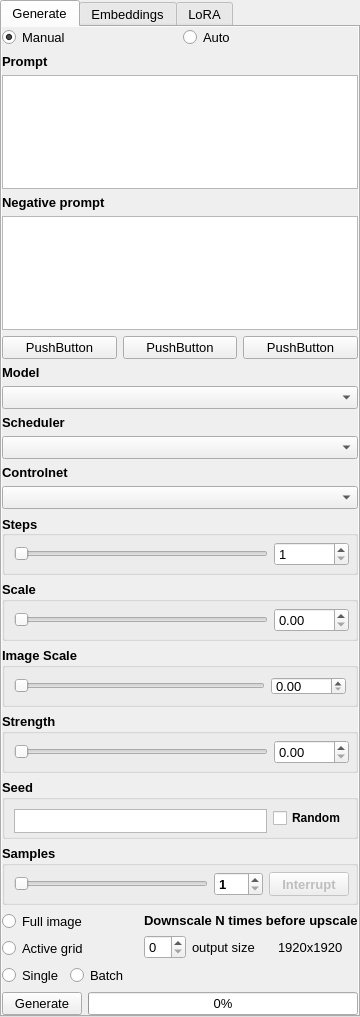
<?xml version="1.0" encoding="UTF-8"?>
<ui version="4.0">
 <class>Form</class>
 <widget class="QWidget" name="Form">
  <property name="geometry">
   <rect>
    <x>0</x>
    <y>0</y>
    <width>360</width>
    <height>1017</height>
   </rect>
  </property>
  <property name="sizePolicy">
   <sizepolicy hsizetype="Preferred" vsizetype="Preferred">
    <horstretch>0</horstretch>
    <verstretch>0</verstretch>
   </sizepolicy>
  </property>
  <property name="minimumSize">
   <size>
    <width>360</width>
    <height>0</height>
   </size>
  </property>
  <property name="maximumSize">
   <size>
    <width>360</width>
    <height>16777215</height>
   </size>
  </property>
  <property name="windowTitle">
   <string>Form</string>
  </property>
  <property name="layoutDirection">
   <enum>Qt::LeftToRight</enum>
  </property>
  <layout class="QGridLayout" name="gridLayout_7">
   <property name="leftMargin">
    <number>0</number>
   </property>
   <property name="topMargin">
    <number>0</number>
   </property>
   <property name="rightMargin">
    <number>0</number>
   </property>
   <property name="bottomMargin">
    <number>0</number>
   </property>
   <item row="0" column="0">
    <widget class="QTabWidget" name="PromptTabsSection">
     <property name="enabled">
      <bool>true</bool>
     </property>
     <property name="sizePolicy">
      <sizepolicy hsizetype="Expanding" vsizetype="MinimumExpanding">
       <horstretch>0</horstretch>
       <verstretch>0</verstretch>
      </sizepolicy>
     </property>
     <property name="minimumSize">
      <size>
       <width>0</width>
       <height>550</height>
      </size>
     </property>
     <property name="maximumSize">
      <size>
       <width>16777215</width>
       <height>16777215</height>
      </size>
     </property>
     <property name="font">
      <font>
       <pointsize>10</pointsize>
      </font>
     </property>
     <property name="acceptDrops">
      <bool>false</bool>
     </property>
     <property name="tabShape">
      <enum>QTabWidget::Rounded</enum>
     </property>
     <property name="currentIndex">
      <number>0</number>
     </property>
     <widget class="QWidget" name="PromptTab">
      <attribute name="title">
       <string>Generate</string>
      </attribute>
      <layout class="QGridLayout" name="gridLayout_3">
       <property name="leftMargin">
        <number>0</number>
       </property>
       <property name="topMargin">
        <number>0</number>
       </property>
       <property name="rightMargin">
        <number>0</number>
       </property>
       <property name="bottomMargin">
        <number>0</number>
       </property>
       <item row="0" column="0">
        <widget class="QScrollArea" name="scrollArea">
         <property name="frameShape">
          <enum>QFrame::NoFrame</enum>
         </property>
         <property name="frameShadow">
          <enum>QFrame::Plain</enum>
         </property>
         <property name="lineWidth">
          <number>0</number>
         </property>
         <property name="widgetResizable">
          <bool>true</bool>
         </property>
         <widget class="QWidget" name="scrollAreaWidgetContents_3">
          <property name="geometry">
           <rect>
            <x>0</x>
            <y>0</y>
            <width>356</width>
            <height>989</height>
           </rect>
          </property>
          <property name="sizePolicy">
           <sizepolicy hsizetype="Preferred" vsizetype="Expanding">
            <horstretch>0</horstretch>
            <verstretch>0</verstretch>
           </sizepolicy>
          </property>
          <property name="minimumSize">
           <size>
            <width>0</width>
            <height>0</height>
           </size>
          </property>
          <property name="maximumSize">
           <size>
            <width>16777215</width>
            <height>16777215</height>
           </size>
          </property>
          <layout class="QGridLayout" name="gridLayout_4">
           <property name="leftMargin">
            <number>0</number>
           </property>
           <property name="topMargin">
            <number>0</number>
           </property>
           <property name="rightMargin">
            <number>0</number>
           </property>
           <property name="bottomMargin">
            <number>0</number>
           </property>
           <item row="1" column="0">
            <layout class="QGridLayout" name="gridLayout_2">
             <item row="7" column="0">
              <widget class="QComboBox" name="model_dropdown">
               <property name="sizePolicy">
                <sizepolicy hsizetype="MinimumExpanding" vsizetype="Preferred">
                 <horstretch>0</horstretch>
                 <verstretch>0</verstretch>
                </sizepolicy>
               </property>
               <property name="minimumSize">
                <size>
                 <width>50</width>
                 <height>0</height>
                </size>
               </property>
               <property name="maximumSize">
                <size>
                 <width>16777215</width>
                 <height>25</height>
                </size>
               </property>
               <property name="font">
                <font>
                 <pointsize>10</pointsize>
                </font>
               </property>
              </widget>
             </item>
             <item row="17" column="0">
              <widget class="QGroupBox" name="strength">
               <property name="sizePolicy">
                <sizepolicy hsizetype="MinimumExpanding" vsizetype="Minimum">
                 <horstretch>0</horstretch>
                 <verstretch>0</verstretch>
                </sizepolicy>
               </property>
               <property name="minimumSize">
                <size>
                 <width>0</width>
                 <height>60</height>
                </size>
               </property>
               <property name="maximumSize">
                <size>
                 <width>16777215</width>
                 <height>16777215</height>
                </size>
               </property>
               <property name="font">
                <font>
                 <pointsize>10</pointsize>
                 <bold>true</bold>
                </font>
               </property>
               <property name="title">
                <string>Strength</string>
               </property>
               <layout class="QHBoxLayout" name="horizontalLayout_2">
                <property name="leftMargin">
                 <number>9</number>
                </property>
                <property name="topMargin">
                 <number>6</number>
                </property>
                <property name="rightMargin">
                 <number>6</number>
                </property>
                <property name="bottomMargin">
                 <number>6</number>
                </property>
                <item>
                 <widget class="QSlider" name="strength_slider">
                  <property name="sizePolicy">
                   <sizepolicy hsizetype="MinimumExpanding" vsizetype="Preferred">
                    <horstretch>0</horstretch>
                    <verstretch>0</verstretch>
                   </sizepolicy>
                  </property>
                  <property name="minimumSize">
                   <size>
                    <width>50</width>
                    <height>0</height>
                   </size>
                  </property>
                  <property name="maximum">
                   <number>100</number>
                  </property>
                  <property name="orientation">
                   <enum>Qt::Horizontal</enum>
                  </property>
                 </widget>
                </item>
                <item>
                 <widget class="QDoubleSpinBox" name="strength_spinbox">
                  <property name="sizePolicy">
                   <sizepolicy hsizetype="Maximum" vsizetype="Maximum">
                    <horstretch>0</horstretch>
                    <verstretch>0</verstretch>
                   </sizepolicy>
                  </property>
                  <property name="minimumSize">
                   <size>
                    <width>75</width>
                    <height>14</height>
                   </size>
                  </property>
                  <property name="maximumSize">
                   <size>
                    <width>16777215</width>
                    <height>24</height>
                   </size>
                  </property>
                  <property name="font">
                   <font>
                    <pointsize>10</pointsize>
                    <bold>false</bold>
                   </font>
                  </property>
                  <property name="alignment">
                   <set>Qt::AlignLeading|Qt::AlignLeft|Qt::AlignVCenter</set>
                  </property>
                  <property name="maximum">
                   <double>100.000000000000000</double>
                  </property>
                  <property name="singleStep">
                   <double>0.010000000000000</double>
                  </property>
                 </widget>
                </item>
               </layout>
              </widget>
             </item>
             <item row="9" column="0">
              <widget class="QComboBox" name="scheduler_dropdown">
               <property name="sizePolicy">
                <sizepolicy hsizetype="MinimumExpanding" vsizetype="Preferred">
                 <horstretch>0</horstretch>
                 <verstretch>0</verstretch>
                </sizepolicy>
               </property>
               <property name="minimumSize">
                <size>
                 <width>50</width>
                 <height>0</height>
                </size>
               </property>
               <property name="maximumSize">
                <size>
                 <width>16777215</width>
                 <height>25</height>
                </size>
               </property>
               <property name="font">
                <font>
                 <pointsize>10</pointsize>
                </font>
               </property>
              </widget>
             </item>
             <item row="23" column="0">
              <layout class="QFormLayout" name="formLayout_6">
               <item row="0" column="0">
                <widget class="QRadioButton" name="to_canvas_radio">
                 <property name="font">
                  <font>
                   <pointsize>10</pointsize>
                  </font>
                 </property>
                 <property name="text">
                  <string>Single</string>
                 </property>
                 <property name="checked">
                  <bool>true</bool>
                 </property>
                </widget>
               </item>
               <item row="0" column="1">
                <widget class="QRadioButton" name="deterministic_radio">
                 <property name="font">
                  <font>
                   <pointsize>10</pointsize>
                  </font>
                 </property>
                 <property name="text">
                  <string>Batch</string>
                 </property>
                </widget>
               </item>
               <item row="1" column="0" colspan="2">
                <layout class="QHBoxLayout" name="horizontalLayout_3">
                 <property name="spacing">
                  <number>6</number>
                 </property>
                 <item>
                  <widget class="QPushButton" name="generate">
                   <property name="sizePolicy">
                    <sizepolicy hsizetype="Minimum" vsizetype="Preferred">
                     <horstretch>0</horstretch>
                     <verstretch>0</verstretch>
                    </sizepolicy>
                   </property>
                   <property name="font">
                    <font>
                     <pointsize>10</pointsize>
                    </font>
                   </property>
                   <property name="text">
                    <string>Generate</string>
                   </property>
                  </widget>
                 </item>
                 <item>
                  <widget class="QProgressBar" name="progressBar">
                   <property name="sizePolicy">
                    <sizepolicy hsizetype="Expanding" vsizetype="Preferred">
                     <horstretch>0</horstretch>
                     <verstretch>0</verstretch>
                    </sizepolicy>
                   </property>
                   <property name="maximumSize">
                    <size>
                     <width>16777215</width>
                     <height>25</height>
                    </size>
                   </property>
                   <property name="font">
                    <font>
                     <pointsize>10</pointsize>
                    </font>
                   </property>
                   <property name="value">
                    <number>0</number>
                   </property>
                  </widget>
                 </item>
                </layout>
               </item>
              </layout>
             </item>
             <item row="10" column="0">
              <widget class="QLabel" name="controlnet_label">
               <property name="font">
                <font>
                 <pointsize>10</pointsize>
                 <bold>true</bold>
                </font>
               </property>
               <property name="text">
                <string>Controlnet</string>
               </property>
              </widget>
             </item>
             <item row="1" column="0">
              <layout class="QVBoxLayout" name="verticalLayout_2">
               <item>
                <widget class="QLabel" name="label_4">
                 <property name="font">
                  <font>
                   <pointsize>10</pointsize>
                   <bold>true</bold>
                  </font>
                 </property>
                 <property name="text">
                  <string>Prompt</string>
                 </property>
                </widget>
               </item>
               <item>
                <widget class="QPlainTextEdit" name="prompt">
                 <property name="sizePolicy">
                  <sizepolicy hsizetype="MinimumExpanding" vsizetype="MinimumExpanding">
                   <horstretch>0</horstretch>
                   <verstretch>0</verstretch>
                  </sizepolicy>
                 </property>
                 <property name="minimumSize">
                  <size>
                   <width>40</width>
                   <height>75</height>
                  </size>
                 </property>
                 <property name="maximumSize">
                  <size>
                   <width>16777215</width>
                   <height>16777215</height>
                  </size>
                 </property>
                 <property name="font">
                  <font>
                   <pointsize>10</pointsize>
                  </font>
                 </property>
                 <property name="frameShadow">
                  <enum>QFrame::Sunken</enum>
                 </property>
                </widget>
               </item>
               <item>
                <widget class="QLabel" name="label_5">
                 <property name="font">
                  <font>
                   <pointsize>10</pointsize>
                   <bold>true</bold>
                  </font>
                 </property>
                 <property name="text">
                  <string>Negative prompt</string>
                 </property>
                </widget>
               </item>
               <item>
                <widget class="QPlainTextEdit" name="negative_prompt">
                 <property name="sizePolicy">
                  <sizepolicy hsizetype="MinimumExpanding" vsizetype="MinimumExpanding">
                   <horstretch>0</horstretch>
                   <verstretch>0</verstretch>
                  </sizepolicy>
                 </property>
                 <property name="minimumSize">
                  <size>
                   <width>40</width>
                   <height>75</height>
                  </size>
                 </property>
                 <property name="maximumSize">
                  <size>
                   <width>16777215</width>
                   <height>16777215</height>
                  </size>
                 </property>
                 <property name="font">
                  <font>
                   <pointsize>10</pointsize>
                  </font>
                 </property>
                </widget>
               </item>
              </layout>
             </item>
             <item row="8" column="0">
              <widget class="QLabel" name="scheduler_label">
               <property name="font">
                <font>
                 <pointsize>10</pointsize>
                 <bold>true</bold>
                </font>
               </property>
               <property name="text">
                <string>Scheduler</string>
               </property>
              </widget>
             </item>
             <item row="19" column="0">
              <widget class="QGroupBox" name="samples_groupbox">
               <property name="sizePolicy">
                <sizepolicy hsizetype="MinimumExpanding" vsizetype="Minimum">
                 <horstretch>0</horstretch>
                 <verstretch>0</verstretch>
                </sizepolicy>
               </property>
               <property name="minimumSize">
                <size>
                 <width>0</width>
                 <height>60</height>
                </size>
               </property>
               <property name="maximumSize">
                <size>
                 <width>16777215</width>
                 <height>16777215</height>
                </size>
               </property>
               <property name="font">
                <font>
                 <pointsize>10</pointsize>
                 <bold>true</bold>
                </font>
               </property>
               <property name="title">
                <string>Samples</string>
               </property>
               <layout class="QHBoxLayout" name="horizontalLayout">
                <property name="leftMargin">
                 <number>9</number>
                </property>
                <property name="topMargin">
                 <number>6</number>
                </property>
                <property name="rightMargin">
                 <number>6</number>
                </property>
                <property name="bottomMargin">
                 <number>6</number>
                </property>
                <item>
                 <widget class="QSlider" name="samples_slider">
                  <property name="sizePolicy">
                   <sizepolicy hsizetype="MinimumExpanding" vsizetype="Preferred">
                    <horstretch>0</horstretch>
                    <verstretch>0</verstretch>
                   </sizepolicy>
                  </property>
                  <property name="minimumSize">
                   <size>
                    <width>50</width>
                    <height>0</height>
                   </size>
                  </property>
                  <property name="minimum">
                   <number>1</number>
                  </property>
                  <property name="maximum">
                   <number>200</number>
                  </property>
                  <property name="orientation">
                   <enum>Qt::Horizontal</enum>
                  </property>
                 </widget>
                </item>
                <item>
                 <widget class="QSpinBox" name="samples_spinbox">
                  <property name="sizePolicy">
                   <sizepolicy hsizetype="Minimum" vsizetype="Maximum">
                    <horstretch>0</horstretch>
                    <verstretch>0</verstretch>
                   </sizepolicy>
                  </property>
                  <property name="minimumSize">
                   <size>
                    <width>0</width>
                    <height>24</height>
                   </size>
                  </property>
                  <property name="maximumSize">
                   <size>
                    <width>16777215</width>
                    <height>24</height>
                   </size>
                  </property>
                  <property name="minimum">
                   <number>1</number>
                  </property>
                  <property name="maximum">
                   <number>200</number>
                  </property>
                 </widget>
                </item>
                <item>
                 <widget class="QPushButton" name="interrupt_button">
                  <property name="enabled">
                   <bool>false</bool>
                  </property>
                  <property name="sizePolicy">
                   <sizepolicy hsizetype="Minimum" vsizetype="Maximum">
                    <horstretch>0</horstretch>
                    <verstretch>0</verstretch>
                   </sizepolicy>
                  </property>
                  <property name="minimumSize">
                   <size>
                    <width>0</width>
                    <height>24</height>
                   </size>
                  </property>
                  <property name="maximumSize">
                   <size>
                    <width>16777215</width>
                    <height>24</height>
                   </size>
                  </property>
                  <property name="text">
                   <string>Interrupt</string>
                  </property>
                 </widget>
                </item>
               </layout>
              </widget>
             </item>
             <item row="6" column="0">
              <widget class="QLabel" name="label">
               <property name="font">
                <font>
                 <pointsize>10</pointsize>
                 <bold>true</bold>
                </font>
               </property>
               <property name="text">
                <string>Model</string>
               </property>
              </widget>
             </item>
             <item row="12" column="0">
              <widget class="QGroupBox" name="groupBox_21">
               <property name="sizePolicy">
                <sizepolicy hsizetype="MinimumExpanding" vsizetype="Minimum">
                 <horstretch>0</horstretch>
                 <verstretch>0</verstretch>
                </sizepolicy>
               </property>
               <property name="minimumSize">
                <size>
                 <width>75</width>
                 <height>60</height>
                </size>
               </property>
               <property name="maximumSize">
                <size>
                 <width>16777215</width>
                 <height>16777215</height>
                </size>
               </property>
               <property name="font">
                <font>
                 <pointsize>10</pointsize>
                 <bold>true</bold>
                </font>
               </property>
               <property name="title">
                <string>Steps</string>
               </property>
               <property name="alignment">
                <set>Qt::AlignLeading|Qt::AlignLeft|Qt::AlignVCenter</set>
               </property>
               <layout class="QHBoxLayout" name="horizontalLayout_7">
                <property name="leftMargin">
                 <number>9</number>
                </property>
                <property name="topMargin">
                 <number>6</number>
                </property>
                <property name="rightMargin">
                 <number>6</number>
                </property>
                <property name="bottomMargin">
                 <number>6</number>
                </property>
                <item>
                 <widget class="QSlider" name="steps_slider">
                  <property name="sizePolicy">
                   <sizepolicy hsizetype="MinimumExpanding" vsizetype="Preferred">
                    <horstretch>0</horstretch>
                    <verstretch>0</verstretch>
                   </sizepolicy>
                  </property>
                  <property name="minimumSize">
                   <size>
                    <width>50</width>
                    <height>0</height>
                   </size>
                  </property>
                  <property name="minimum">
                   <number>1</number>
                  </property>
                  <property name="maximum">
                   <number>200</number>
                  </property>
                  <property name="orientation">
                   <enum>Qt::Horizontal</enum>
                  </property>
                 </widget>
                </item>
                <item>
                 <widget class="QSpinBox" name="steps_spinbox">
                  <property name="sizePolicy">
                   <sizepolicy hsizetype="MinimumExpanding" vsizetype="Maximum">
                    <horstretch>0</horstretch>
                    <verstretch>0</verstretch>
                   </sizepolicy>
                  </property>
                  <property name="minimumSize">
                   <size>
                    <width>75</width>
                    <height>14</height>
                   </size>
                  </property>
                  <property name="maximumSize">
                   <size>
                    <width>75</width>
                    <height>24</height>
                   </size>
                  </property>
                  <property name="font">
                   <font>
                    <pointsize>10</pointsize>
                    <bold>false</bold>
                   </font>
                  </property>
                  <property name="minimum">
                   <number>1</number>
                  </property>
                  <property name="maximum">
                   <number>200</number>
                  </property>
                 </widget>
                </item>
               </layout>
              </widget>
             </item>
             <item row="18" column="0">
              <widget class="QGroupBox" name="groupBox_24">
               <property name="sizePolicy">
                <sizepolicy hsizetype="MinimumExpanding" vsizetype="Minimum">
                 <horstretch>0</horstretch>
                 <verstretch>0</verstretch>
                </sizepolicy>
               </property>
               <property name="minimumSize">
                <size>
                 <width>75</width>
                 <height>60</height>
                </size>
               </property>
               <property name="maximumSize">
                <size>
                 <width>16777215</width>
                 <height>16777215</height>
                </size>
               </property>
               <property name="font">
                <font>
                 <pointsize>10</pointsize>
                 <bold>true</bold>
                </font>
               </property>
               <property name="title">
                <string>Seed</string>
               </property>
               <layout class="QHBoxLayout" name="horizontalLayout_6">
                <property name="leftMargin">
                 <number>9</number>
                </property>
                <property name="topMargin">
                 <number>9</number>
                </property>
                <property name="rightMargin">
                 <number>9</number>
                </property>
                <property name="bottomMargin">
                 <number>9</number>
                </property>
                <item>
                 <widget class="QTextEdit" name="seed">
                  <property name="sizePolicy">
                   <sizepolicy hsizetype="MinimumExpanding" vsizetype="Maximum">
                    <horstretch>0</horstretch>
                    <verstretch>0</verstretch>
                   </sizepolicy>
                  </property>
                  <property name="minimumSize">
                   <size>
                    <width>50</width>
                    <height>24</height>
                   </size>
                  </property>
                  <property name="maximumSize">
                   <size>
                    <width>16777215</width>
                    <height>24</height>
                   </size>
                  </property>
                  <property name="font">
                   <font>
                    <pointsize>9</pointsize>
                    <bold>true</bold>
                   </font>
                  </property>
                 </widget>
                </item>
                <item>
                 <widget class="QCheckBox" name="random_checkbox">
                  <property name="sizePolicy">
                   <sizepolicy hsizetype="Minimum" vsizetype="Preferred">
                    <horstretch>0</horstretch>
                    <verstretch>0</verstretch>
                   </sizepolicy>
                  </property>
                  <property name="font">
                   <font>
                    <pointsize>9</pointsize>
                    <bold>true</bold>
                   </font>
                  </property>
                  <property name="text">
                   <string>Random</string>
                  </property>
                 </widget>
                </item>
               </layout>
              </widget>
             </item>
             <item row="22" column="0">
              <layout class="QGridLayout" name="downscale_settings">
               <item row="1" column="0">
                <layout class="QVBoxLayout" name="downscale_settings_radiobuttons">
                 <item>
                  <widget class="QRadioButton" name="full_image_radiobutton">
                   <property name="sizePolicy">
                    <sizepolicy hsizetype="MinimumExpanding" vsizetype="Fixed">
                     <horstretch>0</horstretch>
                     <verstretch>0</verstretch>
                    </sizepolicy>
                   </property>
                   <property name="minimumSize">
                    <size>
                     <width>75</width>
                     <height>0</height>
                    </size>
                   </property>
                   <property name="font">
                    <font>
                     <pointsize>10</pointsize>
                    </font>
                   </property>
                   <property name="text">
                    <string>Full image</string>
                   </property>
                  </widget>
                 </item>
                 <item>
                  <widget class="QRadioButton" name="active_grid_radiobutton">
                   <property name="sizePolicy">
                    <sizepolicy hsizetype="MinimumExpanding" vsizetype="Fixed">
                     <horstretch>0</horstretch>
                     <verstretch>0</verstretch>
                    </sizepolicy>
                   </property>
                   <property name="minimumSize">
                    <size>
                     <width>75</width>
                     <height>0</height>
                    </size>
                   </property>
                   <property name="font">
                    <font>
                     <pointsize>10</pointsize>
                    </font>
                   </property>
                   <property name="text">
                    <string>Active grid</string>
                   </property>
                  </widget>
                 </item>
                </layout>
               </item>
               <item row="1" column="1">
                <layout class="QVBoxLayout" name="downscale_settings_sizes">
                 <item>
                  <widget class="QLabel" name="downscale_label">
                   <property name="font">
                    <font>
                     <pointsize>10</pointsize>
                     <bold>true</bold>
                    </font>
                   </property>
                   <property name="text">
                    <string>Downscale N times before upscale</string>
                   </property>
                  </widget>
                 </item>
                 <item>
                  <layout class="QHBoxLayout" name="downscale_amount_container">
                   <item>
                    <widget class="QSpinBox" name="downscale_spinbox">
                     <property name="sizePolicy">
                      <sizepolicy hsizetype="Maximum" vsizetype="Fixed">
                       <horstretch>0</horstretch>
                       <verstretch>0</verstretch>
                      </sizepolicy>
                     </property>
                     <property name="maximum">
                      <number>12</number>
                     </property>
                    </widget>
                   </item>
                   <item>
                    <widget class="QLabel" name="final_size_label">
                     <property name="font">
                      <font>
                       <pointsize>10</pointsize>
                       <bold>false</bold>
                      </font>
                     </property>
                     <property name="text">
                      <string>output size</string>
                     </property>
                    </widget>
                   </item>
                   <item>
                    <widget class="QLabel" name="final_size">
                     <property name="font">
                      <font>
                       <pointsize>10</pointsize>
                      </font>
                     </property>
                     <property name="text">
                      <string>1920x1920</string>
                     </property>
                    </widget>
                   </item>
                  </layout>
                 </item>
                </layout>
               </item>
              </layout>
             </item>
             <item row="15" column="0">
              <widget class="QGroupBox" name="scale_box">
               <property name="sizePolicy">
                <sizepolicy hsizetype="MinimumExpanding" vsizetype="Minimum">
                 <horstretch>0</horstretch>
                 <verstretch>0</verstretch>
                </sizepolicy>
               </property>
               <property name="minimumSize">
                <size>
                 <width>0</width>
                 <height>60</height>
                </size>
               </property>
               <property name="maximumSize">
                <size>
                 <width>16777215</width>
                 <height>16777215</height>
                </size>
               </property>
               <property name="font">
                <font>
                 <pointsize>10</pointsize>
                 <bold>true</bold>
                </font>
               </property>
               <property name="title">
                <string>Scale</string>
               </property>
               <property name="flat">
                <bool>false</bool>
               </property>
               <property name="checkable">
                <bool>false</bool>
               </property>
               <layout class="QHBoxLayout" name="horizontalLayout_5">
                <property name="spacing">
                 <number>6</number>
                </property>
                <property name="leftMargin">
                 <number>9</number>
                </property>
                <property name="topMargin">
                 <number>6</number>
                </property>
                <property name="rightMargin">
                 <number>6</number>
                </property>
                <property name="bottomMargin">
                 <number>6</number>
                </property>
                <item>
                 <widget class="QSlider" name="scale_slider">
                  <property name="sizePolicy">
                   <sizepolicy hsizetype="MinimumExpanding" vsizetype="Preferred">
                    <horstretch>0</horstretch>
                    <verstretch>0</verstretch>
                   </sizepolicy>
                  </property>
                  <property name="minimumSize">
                   <size>
                    <width>50</width>
                    <height>0</height>
                   </size>
                  </property>
                  <property name="maximum">
                   <number>10000</number>
                  </property>
                  <property name="orientation">
                   <enum>Qt::Horizontal</enum>
                  </property>
                 </widget>
                </item>
                <item>
                 <widget class="QDoubleSpinBox" name="scale_spinbox">
                  <property name="sizePolicy">
                   <sizepolicy hsizetype="Maximum" vsizetype="Maximum">
                    <horstretch>0</horstretch>
                    <verstretch>0</verstretch>
                   </sizepolicy>
                  </property>
                  <property name="minimumSize">
                   <size>
                    <width>75</width>
                    <height>14</height>
                   </size>
                  </property>
                  <property name="maximumSize">
                   <size>
                    <width>75</width>
                    <height>24</height>
                   </size>
                  </property>
                  <property name="font">
                   <font>
                    <pointsize>10</pointsize>
                    <bold>false</bold>
                   </font>
                  </property>
                  <property name="maximum">
                   <double>100.000000000000000</double>
                  </property>
                  <property name="singleStep">
                   <double>0.010000000000000</double>
                  </property>
                 </widget>
                </item>
               </layout>
              </widget>
             </item>
             <item row="0" column="0">
              <layout class="QHBoxLayout" name="horizontalLayout_8">
               <item>
                <widget class="QRadioButton" name="manual_radio_button">
                 <property name="text">
                  <string>Manual</string>
                 </property>
                 <property name="checked">
                  <bool>true</bool>
                 </property>
                </widget>
               </item>
               <item>
                <widget class="QRadioButton" name="auto_radio_button">
                 <property name="text">
                  <string>Auto</string>
                 </property>
                </widget>
               </item>
              </layout>
             </item>
             <item row="11" column="0">
              <widget class="QComboBox" name="controlnet_dropdown">
               <property name="sizePolicy">
                <sizepolicy hsizetype="MinimumExpanding" vsizetype="Fixed">
                 <horstretch>0</horstretch>
                 <verstretch>0</verstretch>
                </sizepolicy>
               </property>
               <property name="minimumSize">
                <size>
                 <width>50</width>
                 <height>0</height>
                </size>
               </property>
               <property name="font">
                <font>
                 <pointsize>10</pointsize>
                </font>
               </property>
              </widget>
             </item>
             <item row="2" column="0">
              <layout class="QGridLayout" name="gridLayout_8">
               <item row="0" column="2">
                <widget class="QPushButton" name="pushButton_2">
                 <property name="text">
                  <string>PushButton</string>
                 </property>
                </widget>
               </item>
               <item row="0" column="0">
                <widget class="QPushButton" name="pushButton">
                 <property name="text">
                  <string>PushButton</string>
                 </property>
                </widget>
               </item>
               <item row="0" column="1">
                <widget class="QPushButton" name="pushButton_3">
                 <property name="text">
                  <string>PushButton</string>
                 </property>
                </widget>
               </item>
              </layout>
             </item>
             <item row="16" column="0">
              <widget class="QGroupBox" name="image_scale_box">
               <property name="sizePolicy">
                <sizepolicy hsizetype="MinimumExpanding" vsizetype="Minimum">
                 <horstretch>0</horstretch>
                 <verstretch>0</verstretch>
                </sizepolicy>
               </property>
               <property name="minimumSize">
                <size>
                 <width>75</width>
                 <height>60</height>
                </size>
               </property>
               <property name="maximumSize">
                <size>
                 <width>16777215</width>
                 <height>16777215</height>
                </size>
               </property>
               <property name="font">
                <font>
                 <pointsize>10</pointsize>
                 <bold>true</bold>
                </font>
               </property>
               <property name="title">
                <string>Image Scale</string>
               </property>
               <layout class="QHBoxLayout" name="horizontalLayout_4">
                <property name="leftMargin">
                 <number>9</number>
                </property>
                <property name="topMargin">
                 <number>9</number>
                </property>
                <property name="rightMargin">
                 <number>9</number>
                </property>
                <property name="bottomMargin">
                 <number>9</number>
                </property>
                <item>
                 <widget class="QSlider" name="image_scale_slider">
                  <property name="sizePolicy">
                   <sizepolicy hsizetype="MinimumExpanding" vsizetype="Preferred">
                    <horstretch>0</horstretch>
                    <verstretch>0</verstretch>
                   </sizepolicy>
                  </property>
                  <property name="minimumSize">
                   <size>
                    <width>50</width>
                    <height>0</height>
                   </size>
                  </property>
                  <property name="maximum">
                   <number>10000</number>
                  </property>
                  <property name="orientation">
                   <enum>Qt::Horizontal</enum>
                  </property>
                 </widget>
                </item>
                <item>
                 <widget class="QDoubleSpinBox" name="image_scale_spinbox">
                  <property name="sizePolicy">
                   <sizepolicy hsizetype="Maximum" vsizetype="Maximum">
                    <horstretch>0</horstretch>
                    <verstretch>0</verstretch>
                   </sizepolicy>
                  </property>
                  <property name="minimumSize">
                   <size>
                    <width>75</width>
                    <height>14</height>
                   </size>
                  </property>
                  <property name="maximumSize">
                   <size>
                    <width>16777215</width>
                    <height>24</height>
                   </size>
                  </property>
                  <property name="font">
                   <font>
                    <pointsize>10</pointsize>
                    <bold>false</bold>
                   </font>
                  </property>
                  <property name="maximum">
                   <double>100.000000000000000</double>
                  </property>
                  <property name="singleStep">
                   <double>0.010000000000000</double>
                  </property>
                 </widget>
                </item>
               </layout>
              </widget>
             </item>
            </layout>
           </item>
          </layout>
         </widget>
        </widget>
       </item>
      </layout>
     </widget>
     <widget class="QWidget" name="tab">
      <attribute name="title">
       <string>Embeddings</string>
      </attribute>
      <layout class="QGridLayout" name="gridLayout_6">
       <property name="leftMargin">
        <number>0</number>
       </property>
       <property name="topMargin">
        <number>0</number>
       </property>
       <property name="rightMargin">
        <number>0</number>
       </property>
       <property name="bottomMargin">
        <number>0</number>
       </property>
       <property name="horizontalSpacing">
        <number>9</number>
       </property>
       <item row="0" column="0">
        <widget class="QScrollArea" name="embeddings">
         <property name="sizePolicy">
          <sizepolicy hsizetype="Expanding" vsizetype="MinimumExpanding">
           <horstretch>0</horstretch>
           <verstretch>0</verstretch>
          </sizepolicy>
         </property>
         <property name="minimumSize">
          <size>
           <width>0</width>
           <height>50</height>
          </size>
         </property>
         <property name="font">
          <font>
           <pointsize>10</pointsize>
          </font>
         </property>
         <property name="frameShape">
          <enum>QFrame::NoFrame</enum>
         </property>
         <property name="frameShadow">
          <enum>QFrame::Plain</enum>
         </property>
         <property name="widgetResizable">
          <bool>true</bool>
         </property>
         <widget class="QWidget" name="scrollAreaWidgetContents">
          <property name="geometry">
           <rect>
            <x>0</x>
            <y>0</y>
            <width>356</width>
            <height>989</height>
           </rect>
          </property>
          <layout class="QVBoxLayout" name="verticalLayout"/>
         </widget>
        </widget>
       </item>
      </layout>
     </widget>
     <widget class="QWidget" name="lora_tab">
      <attribute name="title">
       <string>LoRA</string>
      </attribute>
      <layout class="QGridLayout" name="gridLayout">
       <item row="1" column="0">
        <widget class="QScrollArea" name="lora_scroll_area">
         <property name="frameShape">
          <enum>QFrame::NoFrame</enum>
         </property>
         <property name="frameShadow">
          <enum>QFrame::Plain</enum>
         </property>
         <property name="widgetResizable">
          <bool>true</bool>
         </property>
         <widget class="QWidget" name="scrollAreaWidgetContents_2">
          <property name="geometry">
           <rect>
            <x>0</x>
            <y>0</y>
            <width>338</width>
            <height>944</height>
           </rect>
          </property>
         </widget>
        </widget>
       </item>
       <item row="0" column="0">
        <widget class="QCheckBox" name="toggleAllLora">
         <property name="text">
          <string>Toggle all</string>
         </property>
         <property name="checked">
          <bool>false</bool>
         </property>
         <property name="tristate">
          <bool>false</bool>
         </property>
        </widget>
       </item>
      </layout>
     </widget>
    </widget>
   </item>
  </layout>
 </widget>
 <resources/>
 <connections/>
</ui>
